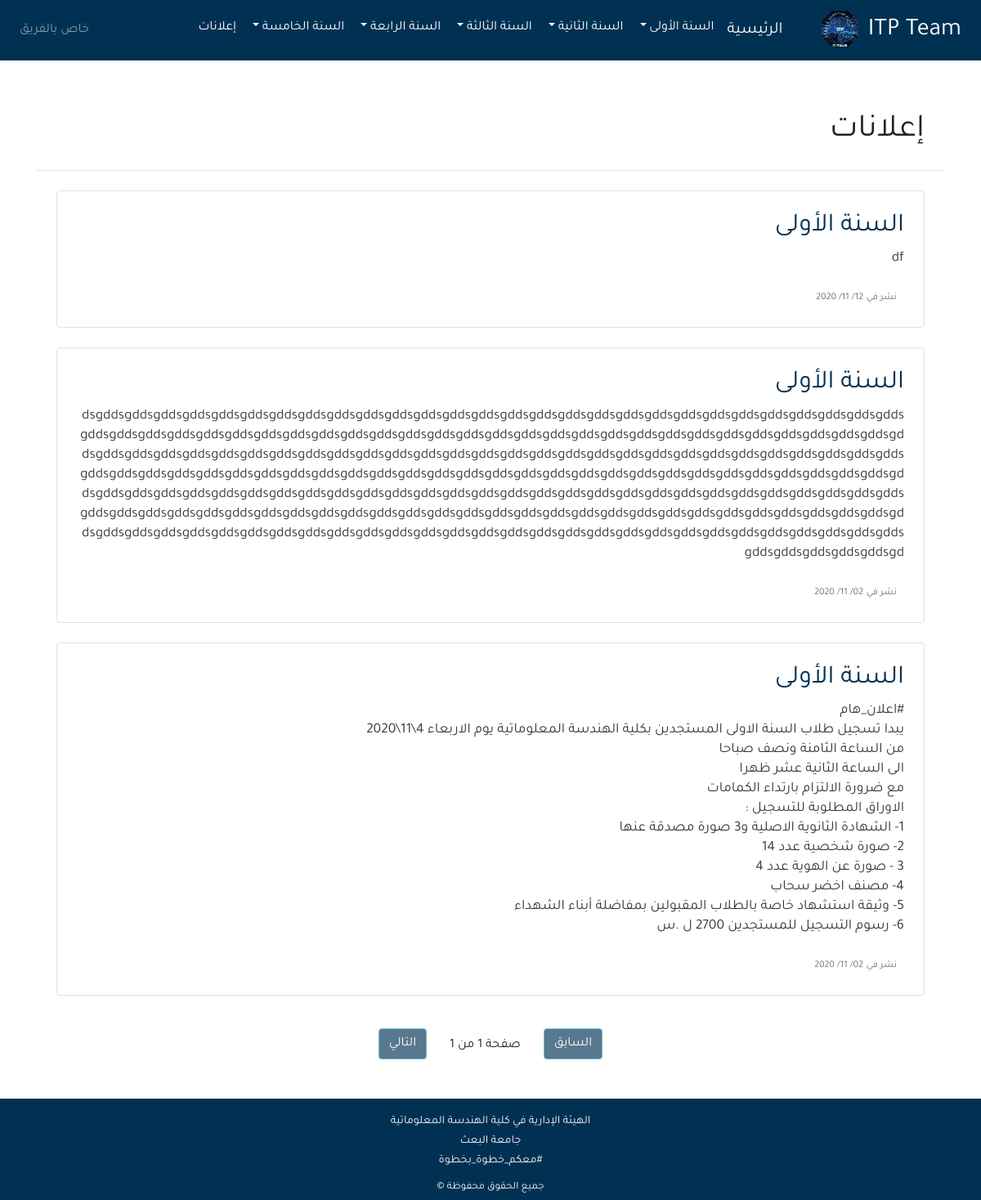
Page /advertising/ on the committed database.
### app/models.py (models this page shows, shortened)
class Advertising(models.Model):
    year = models.CharField(max_length=20, choices=CHOISES ,blank=True, null=True)
    content = models.TextField()
    updated_at = models.DateTimeField(auto_now=True)
    created_at = models.DateTimeField(auto_now_add=True)
    class Meta:
        ordering = ('-created_at',)

### app/views.py (the view)
# urls.py: path('advertising/',  views.advertisings_page,name = "advertising"),
def advertisings_page(request):
    advertisings = Advertising.objects.all()
    if request.method == 'POST':
        advertising_form = AdvertisingCreateForm(data=request.POST)
        if advertising_form.is_valid():
            advertising_form.save()
            advertising_form.is_valid = False
            advertising_form = AdvertisingCreateForm()
    else:
        advertising_form = AdvertisingCreateForm()
    paginator = Paginator(advertisings, 25)
    page = request.GET.get('page')
    try:
        advertisings = paginator.page(page)
    except PageNotAnInteger:
        advertisings = paginator.page(1)
    except EmptyPage:
        advertisings = paginator.page(paginator.num_pages)
    return render(request,'advertising.html', {'title':"إعلانات",'advertisings':advertisings,'page': page,'form':advertising_form})

### app/templatetags/post_tag.py (called while the page is built)
@register.inclusion_tag('dropdown.html')
def dropdown():
      year_1 = Subject.objects.filter(year_num__year=1,session=SESSION_NUM1)
      year_2 = Subject.objects.filter(year_num__year=2 ,session=SESSION_NUM1)
      year_3 = Subject.objects.filter(year_num__year=3,session=SESSION_NUM1)
      year_4 = Subject.objects.filter(year_num__year=4,session=SESSION_NUM1)
      year_5 = Subject.objects.filter(year_num__year=5,session=SESSION_NUM1)
      context = {
        'year_1':year_1,
         'year_2':year_2,
          'year_3':year_3,
          'year_4':year_4,
           'year_5':year_5
          }
      return context

### app/templates/advertising.html (shortened to what this page needs)
{% extends 'base.html'%}
{%load static%}
 {%block content%}
 <div class="col-md-12 mt-5">
{% load bootstrap4 %}
<h1 class="p-4 border-bottom">{{title}}</h1>
{% for a in advertisings  %}
    <div class="border p-4 m-4 rounded">
{% if a.year  == '1' %}
<h2 style="color: #003153;">السنة الأولى</h2>
    {% elif a.year  == '2'  %}
    <h2 style="color: #003153;">السنة الثانية</h2>
    {% elif a.year  == '3'  %}
    <h2 style="color: #003153;">السنة الثالثة</h2>
    {% elif a.year  == '4'  %}
    <h2 style="color: #003153;">السنة الرابعة</h2>
    {% elif a.year  == '5' %}
    <h2 style="color: #003153;">السنة الخامسة</h2>
{% endif %}
   <h5>
    <p><code class="comment_body text-dark" style="white-space: pre-line;" >{{a.content}}</code></p>
   </h5>
      <div class="row">
     <div class="column mt-2 mr-4">
         <div><span class="text-secondary " style="font-size: 12px;">نشر في</span>
        <span class="text-secondary" style="font-size: 12px;">{{a.created_at|date:'d/ m/ Y '}} </span>
    </div>
    </div></div>
 </div>
{%empty%}
<h2 class="border-bottom  p-5 text-center">لا يوجد إعلانات بعد :(</h2>
{% endfor %}
{% include 'pagination.html' with page=advertisings %}
     {%endblock%}

### static/css/main.css (style rules this page uses)
body { font-family : 'Tajawal',sans-serif; }
html, body { direction : rtl; text-align : right; }
.comment_body { font-family : 'Tajawal' !important; }

### rows in the picture
Advertising: year "السنة الأولى", content "df", created_at "12/ 11/ 2020"
Advertising: year "السنة الأولى", content "dsgddsgddsgddsgddsgddsgddsgddsgddsgddsgddsgddsgddsgddsgddsgddsgddsgddsgddsgddsgddsgddsgddsgddsgddsgddsgddsgddsgddsgddsgddsgddsgddsgddsgddsgddsgddsgddsgddsgddsgddsgddsgddsgddsgddsgddsgddsgddsgddsgddsgddsgddsgddsgddsgddsgddsgddsgddsgddsgddsgddsgddsgddsgddsgddsgddsgddsgddsgddsgddsgddsgddsgddsgddsgddsgddsgddsgddsgddsgddsgddsgddsgddsgddsgddsgddsgddsgddsgddsgddsgddsgddsgddsgddsgddsgddsgddsgddsgddsgddsgddsgddsgddsgddsgddsgddsgddsgddsgddsgddsgddsgddsgddsgddsgddsgddsgddsgddsgddsgddsgddsgddsgddsgddsgddsgddsgddsgddsgddsgddsgddsgddsgddsgddsgddsgddsgddsgddsgddsgddsgddsgddsgddsgddsgddsgddsgddsgddsgddsgddsgddsgddsgddsgddsgddsgddsgddsgddsgddsgddsgddsgddsgddsgddsgddsgddsgddsgddsgddsgddsgddsgddsgddsgddsgddsgd…", created_at "02/ 11/ 2020"
Advertising: year "السنة الأولى", content "#اعلان_هام يبدا تسجيل طلاب السنة الاولى المستجدين بكلية الهندسة المعلوماتية يوم الاربعاء 4\\11\\2020 من الساعة الثامنة ونصف صباحا الى الساعة الثانية عشر ظهرا مع ضرورة الالتزام بارتداء الكمامات الاوراق المطلوبة للتسجيل : 1- الشهادة الثانوية الاصلية و3 صورة مصدقة عنها 2- صورة شخصية عدد 14 3 - صورة عن الهوية عدد 4 4- مصنف اخضر سحاب 5- وثيقة استشهاد خاصة بالطلاب المقبولين بمفاضلة أبناء الشهداء 6- رسوم التسجيل للمستجدين 2700 ل .س", created_at "02/ 11/ 2020"

### other values in the picture
{{ title }} "إعلانات"
{{ page.paginator.num_pages }} "1"
